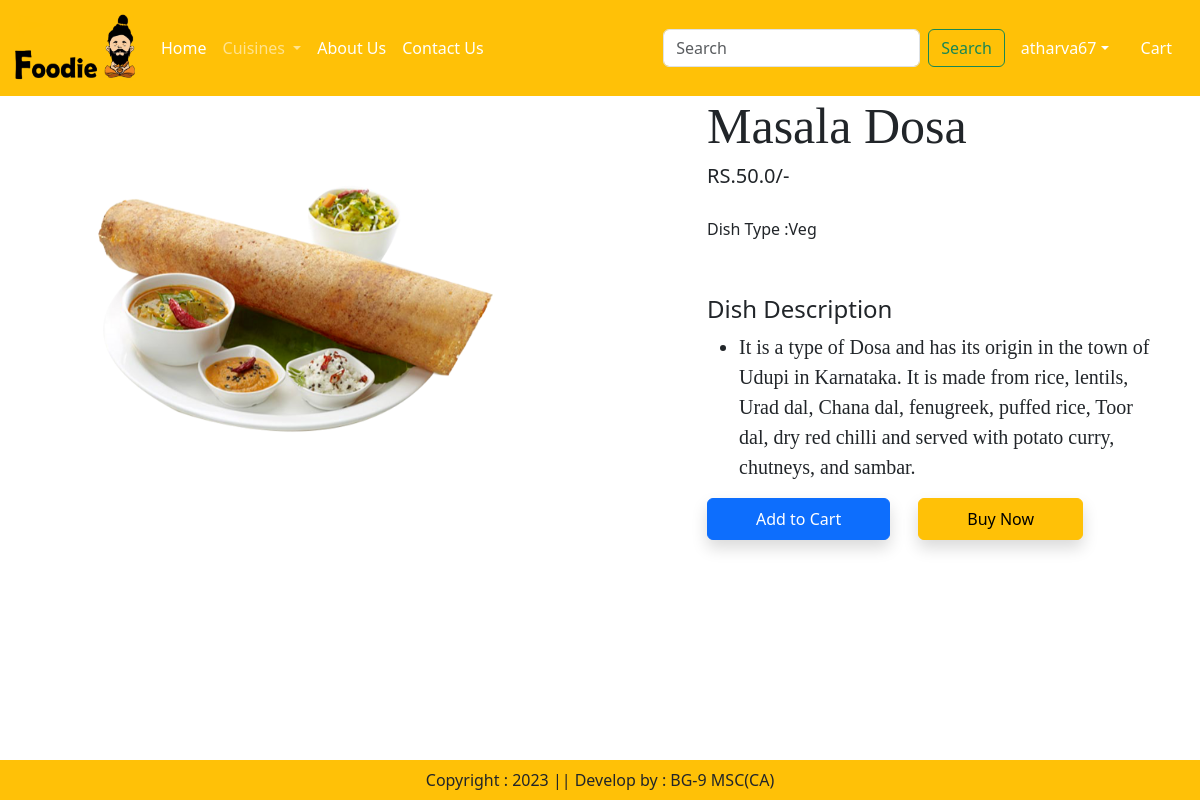
/product-detail/1 (signed in), run on the app's committed database.
### app/models.py (models this page shows, shortened)
class Product(models.Model):
    title= models.CharField(max_length=100)
    selling_price = models. FloatField()
    description = models.TextField()
    composition = models.TextField(default="")
    category = models.CharField(choices=CATEGORY_CHOICES, max_length=2)
    dtype=models.CharField(choices=DTYPE_CHOICES,max_length=10)
    product_image =models.ImageField(upload_to='product')

### app/views.py (the view)
# urls.py: path('product-detail/<int:pk>',views.ProductDetail.as_view(),name="product-detail" ),
@method_decorator(login_required,name='dispatch')
class ProductDetail(View):
    def get(self,request,pk):
           product = Product.objects.get(pk=pk)
           totalitem = 0
           if request.user.is_authenticated:
                totalitem = len(Cart.objects.filter(user=request.user))
           return render(request,"app/productdetail.html",locals())

### app/templates/app/productdetail.html (shortened to what this page needs)
{% extends 'app/base.html' %}
{% load static %}
{% block main-content %}
   <div class ="container">
        <div class="row flex justify-content-between">
            <div class="img2 col-lg-5 mt-5">
                <img src="{{product.product_image.url}}" class="image col-xs-6 col-sm-12 col-lg-12 mt-3 text-sm-center w-100 h-75" alt="">
            </div>
            <div class="productdetail col-lg-5">
                <h1 style="font-family: Georgia; font-size: 50px;">{{product.title}}</h1>
                <h5>RS.{{product.selling_price}}/-</h5>
                <br><h6>Dish Type :{{product.dtype}}</h6>
                <br><br><h4>Dish Description</h4>
                <ul class="fs-5" style="font-family: Rajdhani;">
                    <li>{{product.description}}</li>
                </ul>
                <form action="/add-to-cart" class="d-inline">
                    <button type="submit" class="btn btn-primary shadow px-5 py-2">Add to Cart</button>
                </form>
                <a href="{% url 'showcart' %}" class="btn btn-warning shadow px-5 py-2 ms-4">Buy Now</a>
            </div>
        </div>
    </div>
{% endblock main-content  %}

### app/templates/app/base.html (shortened to what this page needs)
<!DOCTYPE html>
 {% load static %}
<html lang="en">
<head>
    <link href="https://cdn.jsdelivr.net/npm/bootstrap@5.3.0-alpha3/dist/css/bootstrap.min.css" rel="stylesheet">
    <link rel="stylesheet" href="{% static 'app/css/owl.carousel.min.css' %}" />
    <link rel='stylesheet' href="{% static 'app/css/all.min.css' %}"/>
    <link rel='stylesheet' href="{% static 'app/css/style.css' %}"/>
</head>
<body>
    <nav class="navbar navbar-expand-lg navbar-dark bg-warning">
        <div class="container-fluid">
          <a class="navbar-brand" href="#">
            <img src="{% static "app/images/logo.png" %}" width="125" height="70"/>
          </a>
          <div class="collapse navbar-collapse" id="navbarSupportedContent">
            <ul class="navbar-nav me-auto mb-2 mb-lg-0">
              {% if request.user.is_authenticated %}
              <li class="nav-item">
                <a class="nav-link active" aria-current="page" href="/">Home</a>
              </li>
              <li class="nav-item dropdown">
                <a class="nav-link dropdown-toggle" href="#" role="button" data-bs-toggle="dropdown" aria-expanded="false">
                  Cuisines
                </a>
              </li>
              <li class="nav-item">
                <a class="nav-link text-white" href="{% url 'about'  %}">About Us</a>
              </li>
              <li class="nav-item">
                <a class="nav-link text-white" href="{% url 'contact' %}">Contact Us</a>
              </li>
            </ul>
            <form class="d-flex" role="search" action="/search">
              <input class="form-control me-2" type="search" placeholder="Search" name="search" aria-label="Search">
              <button class="btn btn-outline-success" type="submit">Search</button>
            </form>
          </div>
          <ul class="navbar-nav me-auto mb-2 mb-lg-0">
            <li class="nav-item dropdown mx-2">
                <a class="nav-link dropdown-toggle text-white" href="#" id="profileDropdown" role="button" data-bs-toggle="dropdown" aria-expanded="false">{{request.user}}</a>
            </li>
            <li class="nav-item mx-2">
                <a href="{% url 'showcart' %}" class="nav-link text-white"> Cart </a>
            </li>
            {% endif %}
          </ul>
        </div>
      </nav>
      {% block main-content %}{% endblock main-content %}
      <footer class="container-fluid fixed-bottom bg-warning text-center p-2 mt-5">
        Copyright : 2023 || Develop by : BG-9 MSC(CA)
      </footer>
</body>
</html>

### data on the page
Product: product_image (picture), title "Masala Dosa", selling_price "50.0", dtype "Veg", description "It is a type of Dosa and has its origin in the town of Udupi in Karnataka. It is made from rice, lentils, Urad dal, Chana dal, fenugreek, puffed rice, Toor dal, dry red chilli and served with potato curry, chutneys, and sambar."

### other printed values
{{ request.user }} "atharva67"
